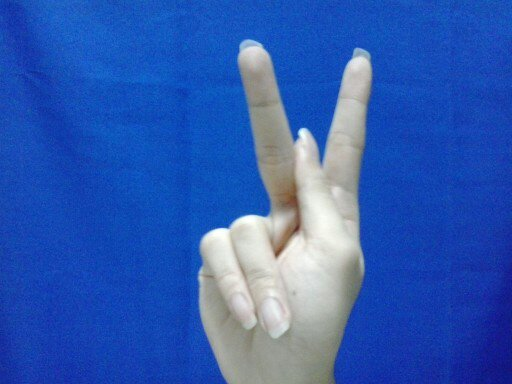
//> input picture backFromScratch/K0.jpg, 512 x 384 px
$ ./classifyHand   (built with g++ and OpenCV 4)
//> lines starting //> are read from the running program, lines starting //| are printed output that depends on the picture; after the words box and inside, x2 and y2 are one past the last pixel; in counts of white or black regions, pixels touching at a corner belong together
#include <stdio.h>
#include <iostream>
#include "opencv2/core/core.hpp"
//#include "opencv2/features2d/features2d.hpp"
#include "opencv2/highgui/highgui.hpp"
#include "opencv2/imgproc/imgproc.hpp"
//#include "opencv2/nonfree/features2d.hpp"

using namespace cv;
using namespace std;

Mat subtractBG(Mat image);
Mat resizeSubImage(Mat subImage);
Mat furtherClean(Mat image);
bool isHeightClass(int imgHeight, int handHeight);
bool isCentroidClass(Mat image);
void findTips(Mat image);

/**
 * @function main
 * @brief Main function
 */
int main() {
//  if( argc != 3 )
//  { readme(); return -1; }

	String samples[] = {"K0.jpg", "K1.jpg", "V0.jpg", "V1.jpg"};
	for (int i = 0; i < 4; i++) {
		Mat src = imread(samples[i]);
//> src is the input picture: 384 rows x 512 cols, CV_8UC3; mean B, G, R 177.7, 91.2, 48.7
		int imgHeight = src.rows;
//> imgHeight = 384

		if (!src.data) {
			cout << " --(!) Error reading images " << endl;
			return -1;
		}

		// Subtract external background from hand
		src = subtractBG(src);
//		furtherClean(src);
		int handHeight = src.rows;
//		cout<<imgHeight;
		if (isHeightClass(imgHeight, handHeight)) {
			cout << samples[i] << ": height classification" << endl;
			findTips(src);
//			cout << samples[i] << "\t" << src.cols << "\t" << handHeight << "\t"
//					<< centroid.x << "\t" << centroid.y << "\tvertical" << "\t"<<handHeight<<endl;
		} else {
//			cout << samples[i] << ": horizontal classification" << endl;
			if (isCentroidClass(src)){
				cout << samples[i] << ": centroid classification" << endl;
//				findTips(src);
			}
			else
				cout << samples[i] << ": width classification" << endl;
// [5 lines of commented-out code are left out]
		}
//		cout<<endl;
	}

// [9 lines of commented-out code are left out]

	waitKey(0);

	return 0;
}

Mat subtractBG(Mat image) {
	Mat temp = image.clone();
	cvtColor(temp, temp, CV_BGR2HSV);
//> temp: 384 rows x 512 cols, CV_8UC3; mean H, S, V 97.8, 188.7, 179.6
//	imshow("HSV", temp);
	inRange(temp, Scalar(100, 60, 60), Scalar(125, 255, 255), temp); //(90, 50, 50), Scalar(160, 255, 255)
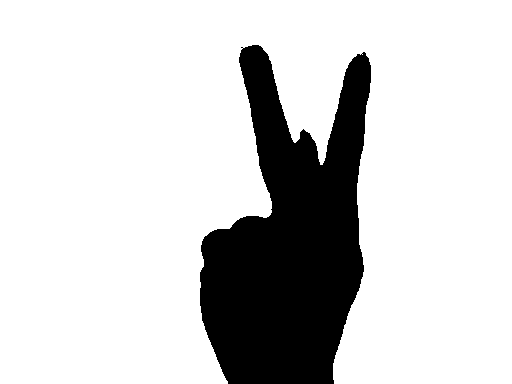
//> temp: 384 rows x 512 cols, CV_8UC1; 81.7% white; 1 black region, box (x1, y1, x2, y2) and area: (200, 45, 371, 384) 36072
	threshold(temp, temp, 0, 255, THRESH_BINARY_INV);
//> temp: 384 rows x 512 cols, CV_8UC1; 18.3% white; 1 white region
//	imshow("Blue Filtered", image);

	vector<vector<Point> > contours;
	vector<Vec4i> hierarchy;
	int indexOfBiggestContour = 0;
	double sizeOfBiggestContour = 0;

	findContours(temp, contours, hierarchy, CV_RETR_TREE,
			CV_CHAIN_APPROX_SIMPLE);
//> contours = 2 contours, 1 with area under 20; largest, box (x1, y1, x2, y2) and area: (200, 45, 371, 384) 35518
	for (int i = 0; i < contours.size(); i++) {
		// Get index of contour that has biggest size
		if (contourArea(contours[i]) > sizeOfBiggestContour) {
			sizeOfBiggestContour = contourArea(contours[i]);
			indexOfBiggestContour = i;
		}
	}
//> this loop made 2 passes
//> sizeOfBiggestContour on pass 1: 35518
//> after the loop, sizeOfBiggestContour = 35518; indexOfBiggestContour = 0

	// Get bounding box for contour
	Rect roi = boundingRect(contours[indexOfBiggestContour]); // This is a OpenCV function
//> roi = Rect(200, 45, 171, 339)

	// Create a mask for each contour to mask out that region from image.
	Mat mask = Mat::zeros(image.size(), CV_8UC1);
	drawContours(mask, contours, indexOfBiggestContour, Scalar(255), CV_FILLED); // This is a OpenCV function
//> mask: 384 rows x 512 cols, CV_8UC1; 18.3% white; 1 white region, box (x1, y1, x2, y2) and area: (200, 45, 371, 384) 36073
	// At this point, mask has value of 255 for pixels within the contour and value of 0 for those not in contour.

//	// Get moments of biggest contour
//	Moments mu;
//    mu = moments( contours[indexOfBiggestContour], false );
//
//	//  Get the mass center
//	mc = Point( mu.m10/mu.m00 , mu.m01/mu.m00 );
//
//    circle(image, mc, 4, Scalar(0, 255, 0), -1, 8, 0 );

	// Extract region using mask for region
	Mat imageROI, contourRegion;
	image.copyTo(imageROI, mask);
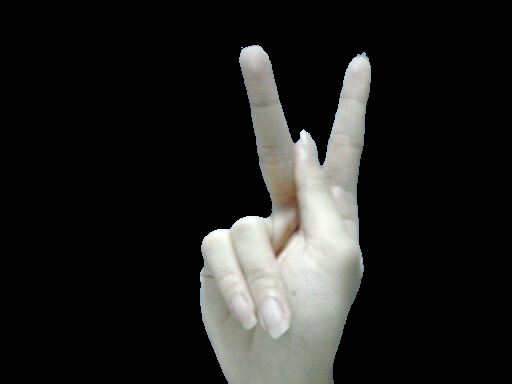
//> imageROI: 384 rows x 512 cols, CV_8UC3; mean B, G, R 31.4, 32.7, 32.7

	Mat contourRegion2 = mask(roi);
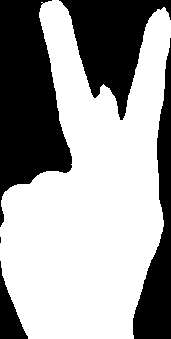
//> contourRegion2: 339 rows x 171 cols, CV_8UC1; 62.2% white; 5 black regions (1 under 20 px), largest, box (x1, y1, x2, y2) and area: (0, 0, 72, 227) 9987, (59, 0, 171, 120) 6340, (133, 38, 171, 339) 4604, (0, 261, 28, 339) 959
	contourRegion = imageROI(roi);
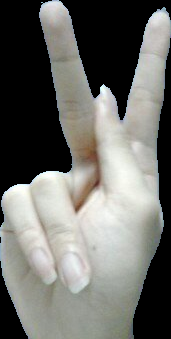
//> contourRegion: 339 rows x 171 cols, CV_8UC3; mean B, G, R 106.4, 111, 110.8
//	cvtColor(contourRegion, contourRegion, CV_RGB2YCrCb);
//	cout<<contourRegion<<endl;
	imshow("t", contourRegion);
//	waitKey(0);
	return contourRegion;
}
// [30 lines left out: functions resizeSubImage, furtherClean, not called in this run]

bool isHeightClass(int imgHeight, int handHeight) {
	float thresh = 0.8;
	if ((float) handHeight / imgHeight > thresh)
		return true;
	else
		return false;
}

// [34 lines left out: function isCentroidClass, not called in this run]

void findTips(Mat image){
	int left = 0, right = 0;
	vector<vector<Point> > hull(1);
	vector<Point> hullList;
	Point hullArray[2];
	Point KV_PtsArray[3];
	vector<vector<Point> > contours;
	vector<Vec4i> hierarchy;
	Mat temp = image.clone();

	threshold(temp, temp, 0, 255, THRESH_BINARY);
//> temp: 339 rows x 171 cols, CV_8UC3; 62.2% white; 5 black regions (1 under 20 px)
	cvtColor(temp, temp, CV_BGR2GRAY);
	Mat binary = temp.clone();
	findContours(temp, contours, hierarchy, CV_RETR_TREE, CV_CHAIN_APPROX_SIMPLE);
//> contours = 1 contour; box (x1, y1, x2, y2) and area: (0, 0, 171, 339) 35518

//	cout << indexOfBiggestContour << endl;
//	approxPolyDP(contours[0], contours[0], 1, true);
	convexHull(Mat(contours[0]), hull[0], false);
//> hull = 1 contour; box (x1, y1, x2, y2) and area: (0, 0, 171, 339) 48738

	int pointCount = 0;

	for(int j = 0; j < hull[0].size(); j++){
//		cout<<image.cols;
		if(hull[0][j].y < image.rows*0.25){
//			if(j != hull[0].size()-1){
			if (sqrt(pow((float)(hull[0][j].x - hull[0][j + 1].x), 2) + pow((float)(hull[0][j].y - hull[0][j + 1].y), 2))/image.cols > 0.08){
				if(pointCount < 2){
					hullArray[pointCount] = hull[0][j];
					pointCount++;
				}
				circle(image, hull[0][j], 5, Scalar(0, 0, 255), -1);
				cout<<hull[0][j]<<endl;
				if(hull[0][j].x > image.cols/2)
					right += 1;
				else
					left += 1;
			}
//			}
		}
	}
//> this loop made 20 passes
//> (pointCount, left) on pass 1: (1, 1)
//> (pointCount, right) on pass 5: (2, 1)
//| [58, 0]
//| [170, 20]
//| [170, 37]
//| [52, 0]
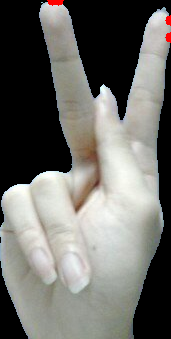
//> image: 339 rows x 171 cols, CV_8UC3; 0.29% of pixels changed, all inside (x1, y1, x2, y2) = (47, 0, 171, 43)
//> after the loop, pointCount = 2; right = 2; left = 2
//> pass 2 of the loop in main, `for (int i = 0; i < 4; i++)`:
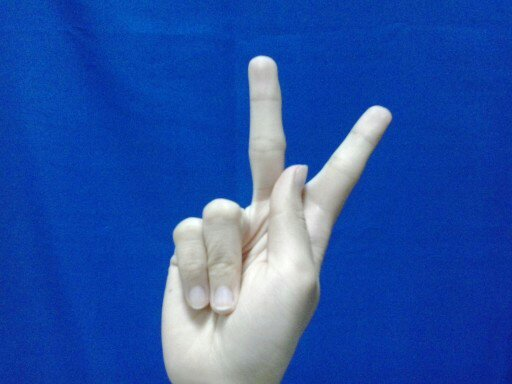
//> input picture backFromScratch/K1.jpg, 512 x 384 px
//> src is the input picture: 384 rows x 512 cols, CV_8UC3; mean B, G, R 168.8, 82.7, 39.5
//> in subtractBG (call 2), `inRange(temp, Scalar(100, 60, 60), Scalar(125, 255, 255), temp);`:
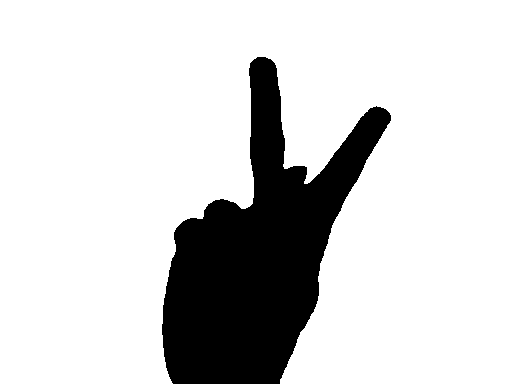
//> temp: 384 rows x 512 cols, CV_8UC1; 82.6% white; 1 black region, box (x1, y1, x2, y2) and area: (162, 57, 391, 384) 34280
//> in subtractBG (call 2), `findContours(temp, contours, hierarchy, CV_RETR_TREE, CV_CHAIN_APPROX_..`: contours = 1 contour; box (x1, y1, x2, y2) and area: (162, 57, 391, 384) 33765
//> the loop in subtractBG (call 2), `for (int i = 0; i < contours.size(); i++)` made 1 pass
//> sizeOfBiggestContour on pass 1: 33765
//> after the loop in subtractBG (call 2), `for (int i = 0; i < contours.size(); i++)`: sizeOfBiggestContour = 33765; indexOfBiggestContour = 0
//> roi = Rect(162, 57, 229, 327)
//> contourRegion2: 327 rows x 229 cols, CV_8UC1; 45.8% white; 1 white region, box (x1, y1, x2, y2) and area: (0, 0, 229, 327) 34280
//> contourRegion: 327 rows x 229 cols, CV_8UC3
//> in findTips (call 2), `findContours(temp, contours, hierarchy, CV_RETR_TREE, CV_CHAIN_APPROX_..`: contours = 1 contour; box (x1, y1, x2, y2) and area: (0, 0, 229, 327) 33765
//> hull = 1 contour; box (x1, y1, x2, y2) and area: (0, 0, 229, 327) 47188
//> the loop in findTips (call 2), `for(int j = 0; j < hull[0].size(); j++)` made 23 passes
//> (printed output is left out)
//> after the loop in findTips (call 2), `for(int j = 0; j < hull[0].size(); j++)`:
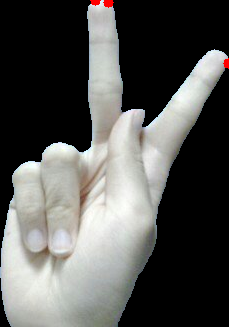
//> image: 327 rows x 229 cols, CV_8UC3; mean B, G, R 84.5, 86.9, 86.7
//> after the loop in findTips (call 2), `for(int j = 0; j < hull[0].size(); j++)`: pointCount = 2; right = 1; left = 2
//> pass 3 of the loop in main, `for (int i = 0; i < 4; i++)`:
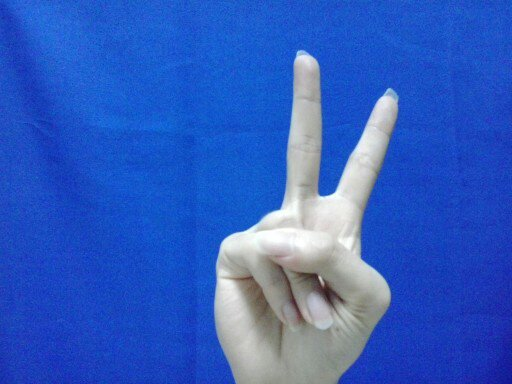
//> input picture backFromScratch/V0.jpg, 512 x 384 px
//> src is the input picture: 384 rows x 512 cols, CV_8UC3; mean B, G, R 191.5, 93, 49.7
//> in subtractBG (call 3), `inRange(temp, Scalar(100, 60, 60), Scalar(125, 255, 255), temp);`:
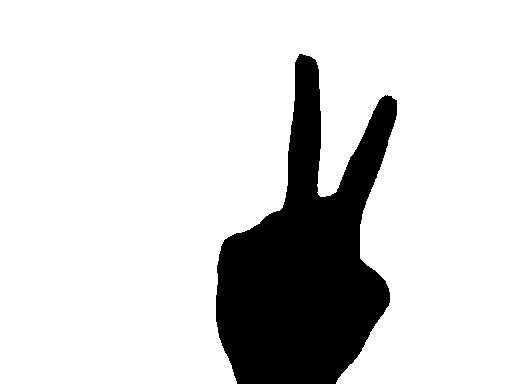
//> temp: 384 rows x 512 cols, CV_8UC1; 83.6% white; 1 black region, box (x1, y1, x2, y2) and area: (216, 54, 397, 384) 32316
//> in subtractBG (call 3), `findContours(temp, contours, hierarchy, CV_RETR_TREE, CV_CHAIN_APPROX_..`: contours = 1 contour; box (x1, y1, x2, y2) and area: (216, 54, 397, 384) 31805
//> the loop in subtractBG (call 3), `for (int i = 0; i < contours.size(); i++)` made 1 pass
//> sizeOfBiggestContour on pass 1: 31805
//> after the loop in subtractBG (call 3), `for (int i = 0; i < contours.size(); i++)`: sizeOfBiggestContour = 31805; indexOfBiggestContour = 0
//> roi = Rect(216, 54, 181, 330)
//> contourRegion2: 330 rows x 181 cols, CV_8UC1; 54.1% white; 4 black regions, box (x1, y1, x2, y2) and area: (0, 0, 83, 241) 12968, (87, 0, 181, 143) 7132, (120, 62, 181, 330) 6684, (0, 268, 21, 330) 630
//> contourRegion: 330 rows x 181 cols, CV_8UC3
//> in findTips (call 3), `findContours(temp, contours, hierarchy, CV_RETR_TREE, CV_CHAIN_APPROX_..`: contours = 1 contour; box (x1, y1, x2, y2) and area: (0, 0, 181, 330) 31805
//> hull = 1 contour; box (x1, y1, x2, y2) and area: (0, 0, 181, 330) 44956
//> the loop in findTips (call 3), `for(int j = 0; j < hull[0].size(); j++)` made 22 passes
//> pointCount on passes 2, 4: 1, 2
//> (printed output is left out)
//> after the loop in findTips (call 3), `for(int j = 0; j < hull[0].size(); j++)`:
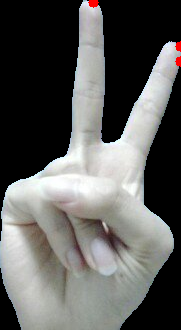
//> image: 330 rows x 181 cols, CV_8UC3; mean B, G, R 92, 94, 94
//> after the loop in findTips (call 3), `for(int j = 0; j < hull[0].size(); j++)`: pointCount = 2; right = 3; left = 0
//> the loop made 4 passes; the first 3 are shown

	// Arrange.
	if(hullArray[0].x > hullArray[1].x){
		Point tempCont = hullArray[0];
		hullArray[0] = hullArray[1];
		hullArray[1] = tempCont;
	}

	if(left == 0){
		if(right == 1) cout<<"L!!!"<<endl;
		else{
			if(hullArray[0].y > hullArray[1].y) cout<<"R!!!"<< endl;
			else cout<<"U!!!"<< endl;
		}
	}
	else if(left == 1){
		if(right == 0) cout<<"D!!!"<<endl;
		else if (right > 2) cout<<"W!!!"<<endl;
		else{
//			Point center((hullArray[0].x + hullArray[1].x)/2, (hullArray[0].y + hullArray[1].y)/2);
//			circle(image, Point(center.x, center.y), 5, Scalar(255, 0, 0), -1);
			int startX = hullArray[0].x;
			int startY = hullArray[0].y;
			int lastDir = 0;	// 0 up; 1 down
			int currDir;
			int ctr = 0;
			while(startX != hullArray[1].x){
				for (int k = 0; k < binary.rows; ++k){
					uchar * pixel = binary.ptr<uchar>(k);
					cout<<"x: "<<startX<<endl;
					cout<<"y: "<<startY<<endl;
					cout<<"k: "<<k<<endl;
					if(pixel[startX+1] != 0){
						// Plots the edges from hullPoint[0] to hullPoint[1]
//						circle(image, Point(startX+1, k), 5, Scalar(0, 255, 0), -1);
						if(k > startY)	currDir = 1;
						else if(k < startY) currDir = 0;
						if(currDir != lastDir && ctr < 3){
							circle(image, Point(startX+1, k), 5, Scalar(255, 0, 0), -1);
							KV_PtsArray[ctr] = Point(startX+1, k);
							ctr++;
						}
						lastDir = currDir;
						cout<<"in2"<<endl;
//						circle(image, Point(startX+1, k), 5, Scalar(0, 255, 0), -1);
						startX = startX + 1;
						startY = k;
						break;
					}
				}
// [4 lines of commented-out code are left out]
			}
// [6 lines of commented-out code are left out]
			float d1 = sqrt(pow((float)(KV_PtsArray[0].x - KV_PtsArray[1].x), 2) + pow((float)(KV_PtsArray[0].y - KV_PtsArray[1].y), 2));
			float d2 = sqrt(pow((float)(KV_PtsArray[2].x - KV_PtsArray[1].x), 2) + pow((float)(KV_PtsArray[2].y - KV_PtsArray[1].y), 2));
			if(d2 < d1/2)	cout<<"K!!!"<<endl;
			else cout<<"V!!!"<<endl;
		}
	}
	else if(left > 1 && right < 2) cout<<"F!!!"<<endl;
	else if(left > 1 && right > 1) cout<<"B!!!"<<endl;

//	cout<<"left\t"<<left<<endl;
//	cout<<"right\t"<<right<<endl;
	imshow("hull", image);
	waitKey(0);
}
